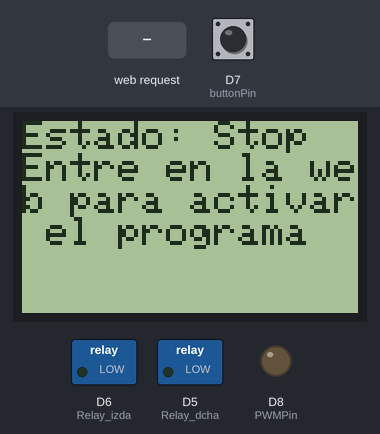
The sketch below on a simulated ESP8266 (NodeMCU). Shown: 84×48 one-colour display, switched loads named in the sketch (green lamp = pin HIGH), output pins drawn as LEDs (lit = HIGH). Dashed ring = blinking. The test bench sets the inputs (shaded band); at power-on: D7 (buttonPin) HIGH. Storage starts empty; what the sketch prints to the serial monitor is not drawn.

Above: at 4.6 s.
4.7 s: D7 (buttonPin) pulled LOW for 3.2 s
At 9.2 s:
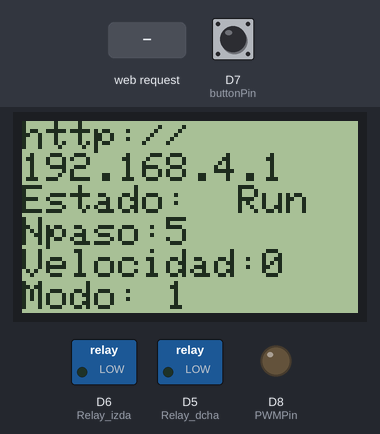
9.4 s: D7 (buttonPin) pulled LOW for 3.2 s
At 14.0 s:
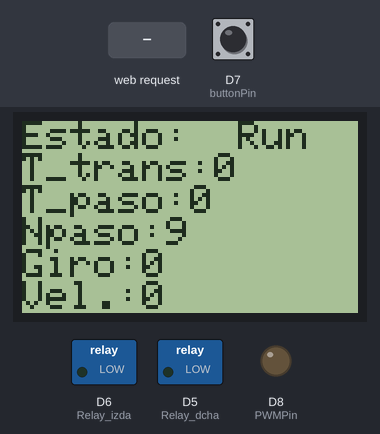
14.6 s: HTTP request GET /gpio received
At 17.2 s:
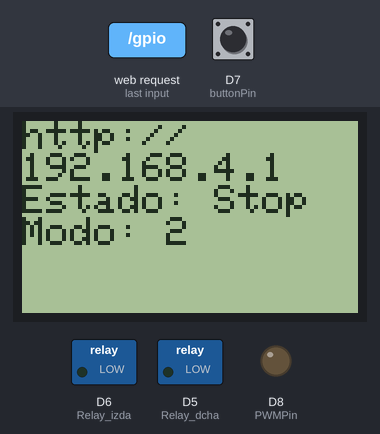
17.6 s: HTTP request GET /saveprog?modo=1 received
At 18.4 s:
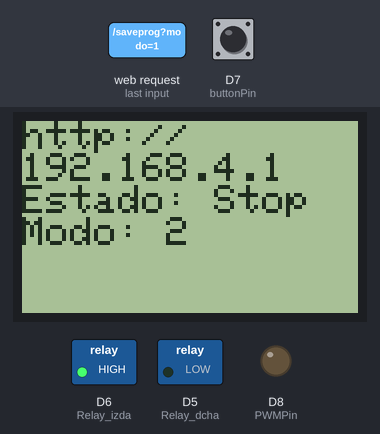
20.6 s: D7 (buttonPin) pulled LOW for 0.15 s
At 21.2 s:
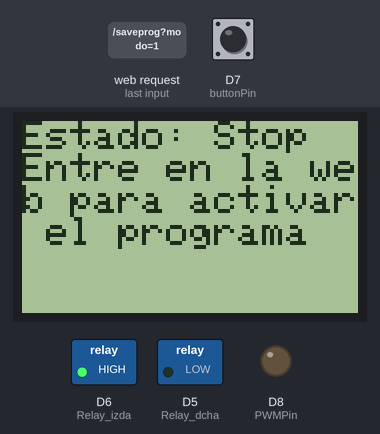
Timing chart, 0 to 23.6 s (numbered marks = the images above; inputs shaded):
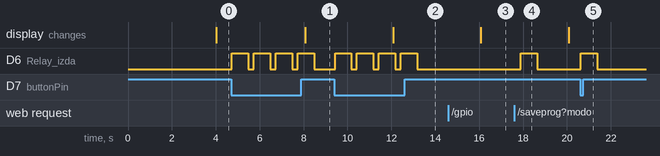

Measured:
- after the input at 4.7 s, D6 (Relay_izda): alternates HIGH for 0.75 s and LOW for 0.26 s, starting at once; the display: changes after 3.4 s (image 1)
- after the input at 9.4 s, D6 (Relay_izda): alternates HIGH for 0.75 s and LOW for 0.25 s, 8 changes in all, then stays LOW, starting at once; the display: changes after 2.7 s (image 2)
- after the input at 14.6 s, the display: changes after 1.5 s (image 3)
- after the input at 17.6 s, D6 (Relay_izda): LOW → HIGH after 0.29 s, → LOW 0.75 s later
- after the input at 20.6 s, D6 (Relay_izda): LOW → HIGH at once, → LOW 0.75 s later

The sketch:

ExtractorMiel_AP_Frecuencia.ino
```cpp
/**************************************************************************
 *
 * ESP8266 NodeMCU Extractor Miel nokia 5110 LCD
 * AP == Punto de acceso. No necesita wifi
 * No tiene tiempo real
 *
 * No hay relé adicional D4 temporizado
 *
 * NodeMCU      Nokia NK5110 LCD
 * D4 ----------> CLK
 * D3 ----------> Din
 * D2 ----------> DC
 * D1 ----------> CE
 * D0 ----------> RST
 *
 *
 *
 *  PIN   ARDUINO
 *  RST   Reset 3
 *  CE       Chip Enable 4
 *  DC       Data/Command  5
 *  DIN      SPI IN  6
 *  CLK      SPI Clock 7
 *  VCC      3,3V  3.3V  Cuidado aquí, son 3,3 y no 5V
 *  BackLit  GND = Máximo brillo
 *  GND       Ground  GND
 *
 *
 *
 * D5 -----> prog.giro Derecha
 * D6 -----> prog.giro Izquierda
 * D7 -----> Botón
 * D8 -----> PWM output Referencia de frecuencia para giro
 *
 *************************************************************************/

#include <Wire.h>              // include Wire library (required for I2C devices)
#include <Adafruit_GFX.h>      // include Adafruit graphics library
#include <Adafruit_PCD8544.h>  // include Adafruit PCD8544 (Nokia 5110) library
#include <FS.h>
#include <ESP8266WiFi.h>
#include <DNSServer.h>
#include <ESP8266WebServer.h>
#include <ArduinoJson.h>
#include <TimeLib.h>
#include <WiFiUdp.h>
#include <EEPROM.h>
#include <WiFiClient.h>

// Nokia 5110 LCD module connections (CLK, DIN, D/C, CS, RST)
Adafruit_PCD8544 display = Adafruit_PCD8544(D4, D3, D2, D1, D0);

// Defines
#define      DefaultName       "Extractor de Miel"  // Default device name
#define      Version           "1.00"             // Firmware version

// I/O config
//-----------

#define      Relay_dcha        D5   // (D4)
#define      Relay_izda        D6   // (D5)
#define      buttonPin         D7
#define      PWMPin            D8

// Variables
//----------


struct StoreStruct {
  int           modo;
  int           giro[10];    // variable de tiempo de retraso/adelanto para sunrise y sunset.
  int           activo[10]; // variable de tiempo aleatorio.
  int           tiempo[10]; //tiempos aleatorios procesados para control
  int           velocidad[10]; //tiempos aleatorios procesados para control
 } prog ;

boolean     estados[2];
boolean      WebButton       = false;
boolean      PgmPrev         = false;
boolean      PgmNext         = false;
boolean      PgmSave         = false;
boolean      Run=false;
boolean      Stop =true;
int          j;
boolean      ProgMielSave;
String        string1;
String        string2;
int           numero_paso;
long          tiempo_transcurrido;
boolean       Output_dcha = false;
boolean       Output_izda = false;
int           paso;
long         timeNow         = 0;
long         timeOld         = 300000;
long         timeOld2         = 0;
long         timeOld3         =0;
long         timeOld4         =0;
int buttonState = 0;
int ref;

//SSID and Password to your ESP Access Point
const char* ssid = "Extractor_Miel_Fernando";
const char* password = "12345678";

ESP8266WebServer server(80); //Server on port 80

void setup(void)
{
  const unsigned long DEFAULT_TIME = 1357041600; // Jan 1 2013
  setTime(DEFAULT_TIME); //tiempo simulado
  loadConfig();
  prog.modo=0;
  display.begin();
  display.setContrast(50);
  display.clearDisplay();
  display.setTextSize(1);
  display.setTextColor(BLACK, WHITE);
  Serial.begin(9600);

  pinMode(Relay_dcha,OUTPUT);
  pinMode(Relay_izda,OUTPUT);
  pinMode(PWMPin,OUTPUT);
  pinMode(buttonPin, INPUT);
  digitalWrite(Relay_dcha,HIGH); //en los reles va ala revés
  digitalWrite(Relay_izda,HIGH);

  Serial.println("Comenzando programa");

  Serial.println("");
  WiFi.mode(WIFI_AP);           //Only Access point
  WiFi.softAP(ssid, password);  //Start HOTspot removing password will disable security

  IPAddress myIP = WiFi.softAPIP(); //Get IP address
  Serial.print("HotSpt IP:");
  Serial.println(myIP);
  server.on("/sendprog.json", sendprog);
  server.on("/saveprog", saveprog);
  server.on("/gpio", updateGpio);
  server.on("/readgpio.json", sendGPIO);

  server.serveStatic("/js", SPIFFS, "/js");
  server.serveStatic("/css", SPIFFS, "/css");
  server.serveStatic("/img", SPIFFS, "/img");
  server.serveStatic("/html", SPIFFS, "/html");
  server.serveStatic("/", SPIFFS, "/index.html");
  server.begin();
  Serial.println ( "HTTP server started" );

}

void loop() {
  server.handleClient();
  buttonState = digitalRead(buttonPin);


   if (buttonState == LOW && (millis()-timeOld3) > 1000) {
    timeOld3=millis();
    Serial.println("boton pulsado");
    Run=!Run;
    Stop=!Stop;
    prog.modo=Run;
  }

  DoTimeCheckMiel();
  Miel_display();    // display estado de operación en el display Nokia 5110
  //sendDataProg();
}


void DoTimeCheckMiel() {

  timeNow = millis()/1000;

  if (prog.modo==2){
    numero_paso=0;
    timeOld2 = timeNow;
    tiempo_transcurrido=0;
    return;
    }

  // Stop mode
  if (Stop== true || Run!=true) {
    digitalWrite(Relay_dcha,LOW);estados[0]=0;
    digitalWrite(Relay_izda,LOW);estados[1]=0;
    analogWrite(PWMPin, 0);
    numero_paso=0;
    timeOld2 = timeNow;
    tiempo_transcurrido=0;
    return;
  }


     Output_dcha = prog.giro[numero_paso];
     Output_izda = !prog.giro[numero_paso];

    tiempo_transcurrido=timeNow-timeOld2;


    if( tiempo_transcurrido>prog.tiempo[numero_paso] ||!prog.activo[numero_paso] ){

      Serial.print("Numero de paso:");Serial.println(numero_paso);
      Serial.print("Velocidad de referencia map:"); Serial.println(ref);
      Serial.print("Velocidad de referencia:"); Serial.println(prog.velocidad[numero_paso]);
      numero_paso++;

      timeOld2 = timeNow;
      if(numero_paso>9){
        Stop=true;
        Run=false;
        prog.modo=0;
        Serial.println("Secuencia finalizada, modo Stop");
        }


        if (prog.giro[numero_paso]){
          Output_dcha = true;
          Output_izda = false;
          }
          else{
            Output_dcha = false;
            Output_izda = true;
            }
        }

        ref=prog.velocidad[numero_paso]*1023/100;
        analogWrite(PWMPin, ref);
         // Set output
        if (Output_dcha == true){
          digitalWrite(Relay_dcha,HIGH);estados[0]=1;
          digitalWrite(Relay_izda,LOW);estados[0]=0;
        }
        if (Output_izda == true){
          digitalWrite(Relay_dcha,LOW);estados[0]=0;
          digitalWrite(Relay_izda,HIGH);estados[1]=1;
        }


}

void Miel_display()
{


  if(millis()- timeOld4 <4000){
  return;
  }

  timeOld4=millis();
  display.clearDisplay();   // clear the screen and buffer
  display.setCursor(0, 0);

  if (paso){
  display.println("http://");
  display.println(WiFi.softAPIP());
  //display.println(" ");
  //display.println(" ");
  display.print("Estado: ");
  if (Run) {display.println(" Run");
    display.print("Npaso:");
    display.println(numero_paso);
    display.print("Velocidad:"); display.println(prog.velocidad[numero_paso]);
  } else {
    display.println("Stop");}
    display.print("Modo: ");
    display.println(prog.modo);

  paso=false;
  }
  else{
    paso=true;
     //display.println(" ");
     //display.println(" ");
    display.print("Estado: ");
    if (Run) {
        display.println(" Run");
        display.print("T_trans:"); display.println(tiempo_transcurrido);
        display.print("T_paso:"); display.println(prog.tiempo[numero_paso]);
        display.print("Npaso:"); display.println(numero_paso);
        display.print("Giro:"); display.println(prog.giro[numero_paso]);
        display.print("Vel.:"); display.println(prog.velocidad[numero_paso]);
      } else {
        display.println("Stop");
        display.println("Entre en la web para activar el programa");
        }
 }
  display.display();
}


void sendprog(){
  DynamicJsonDocument doc(9500);
  JsonArray programas = doc.createNestedArray("prog");
          doc["modo"]= prog.modo; //0:stop,1:run,2:Manual

          for (j=0;j<10;j++){
            DynamicJsonDocument progs(1900);

            progs["tiempo"] =prog.tiempo[j];
            progs["giro"] =prog.giro[j];
            progs["activo"] =prog.activo[j];
            progs["velocidad"] =prog.velocidad[j];
            programas.add(progs);
          }
         String json;
         serializeJson(doc, json);

  server.send(200, "application/json", json);
  Serial.println("Datos de progrmas enviados");
  Serial.println(json);

 }


 void saveprog(){
        Serial.println("Recibido comando saveprog");
http://192.168.1.84/
//save?//Request URL:
//saveprog?cmd=saveprog&modo=1&tiempo0=123&giro0=0&activo0=1&tiempo1=124&giro1=1&activo1=1&tiempo2=0&giro2=0&activo2=0&tiempo3=0&giro3=0&activo3=0&tiempo4=0&giro4=0&activo4=0&tiempo5=0&giro5=0&activo5=0&tiempo6=0&giro6=0&activo6=0&tiempo7=0&giro7=0&activo7=0&tiempo8=0&giro8=0&activo8=0&tiempo9=0&giro9=0&activo9=0
int f;

String cadena;

  for(j=0;j<10;j++){

    cadena="tiempo";    cadena+=j;
    prog.tiempo[j] = server.arg(cadena).toInt();
    cadena="giro";    cadena+=j;
    prog.giro[j] = server.arg(cadena).toInt();
    cadena="activo";    cadena+=j;
    prog.activo[j] = server.arg(cadena).toInt();
    cadena="velocidad";    cadena+=j;
    prog.velocidad[j] = server.arg(cadena).toInt();

    Serial.print(" prog.tiempo[j]");Serial.println( prog.tiempo[j]);
  }
  prog.modo = server.arg("modo").toInt();
  if (prog.modo==0){Stop=true;Run=false; Serial.println("Recibido modo STOP");}
  if (prog.modo==1){Run=true;Stop=false;Serial.println("Recibido modo RUN");}
  if (prog.modo==2){Stop=true;Run=false;Serial.println("Recibido modo MANUAL");}

    saveConfig();


  String success = "1";
  String json = "{\"name\":\"" + String(prog.giro[0]) + "\",";
  json += "\"success\":\"" + String(success) + "\",";
  json += "\"prog.tiempo[0]\":\"" + String(prog.tiempo[0]) + "\"}";
  server.send(200, "application/json", json);
}

void loadConfig() {
       if(!SPIFFS.begin()){
        Serial.println("Card Mount Failed");
        return;
        }
        File myFile = SPIFFS.open("/conf.txt", "r");
        myFile.read((byte *)&prog, sizeof(prog));
        myFile.close();
        Serial.println("leyendo configuracion");
}


void saveConfig() {
  Serial.println("saving config");
   if(!SPIFFS.begin()){
        Serial.println("Card Mount Failed");
        return;
    }
    File myFile = SPIFFS.open("/conf.txt", "w");
    myFile.write((byte *)&prog, sizeof(prog));
    myFile.close();
    Serial.println("guardando configuracion");

}


void updateGpio(){
  String gpio = server.arg("id");
  String estado = server.arg("estado");
  String success = "1";
  int pin = D5;
  int num_pin=0;

  prog.modo=2; Stop=true; Run=false; //se pasaa a modo manual
  Serial.print("Recibido Estado"); Serial.println(estado);
 if ( gpio == "D5" ) {
        if (estado== "1"){
          digitalWrite(Relay_dcha,HIGH);estados[0]=1;
          digitalWrite(Relay_izda,LOW);estados[1]=0;
          }else{
            digitalWrite(Relay_dcha,LOW);estados[0]=0;
            }
 }
 if ( gpio == "D6" ) {
  if (estado== "1"){
    digitalWrite(Relay_dcha,LOW);estados[0]=0;
    digitalWrite(Relay_izda,HIGH);estados[1]=1;
    }else{
            digitalWrite(Relay_izda,LOW);estados[1]=0;
            }
  }


  String json = "{\"gpio\":\"" + String(gpio) + "\",";
  json += "\"estado\":\"" + String(estado) + "\",";
  json += "\"success\":\"" + String(success) + "\"}";

  server.send(200, "application/json", json);
  Serial.println("GPIO Salidas digitales actuadas");
}

void sendGPIO() {
  String json = "{\"D5\":\"" + String(estados[0]) + "\",";
  json += "\"D6\":\"" + String(estados[1]) + "\"}";

  server.send(200, "application/json", json);
  Serial.println("GPIO enviado");
  Serial.println(json);
}
```
